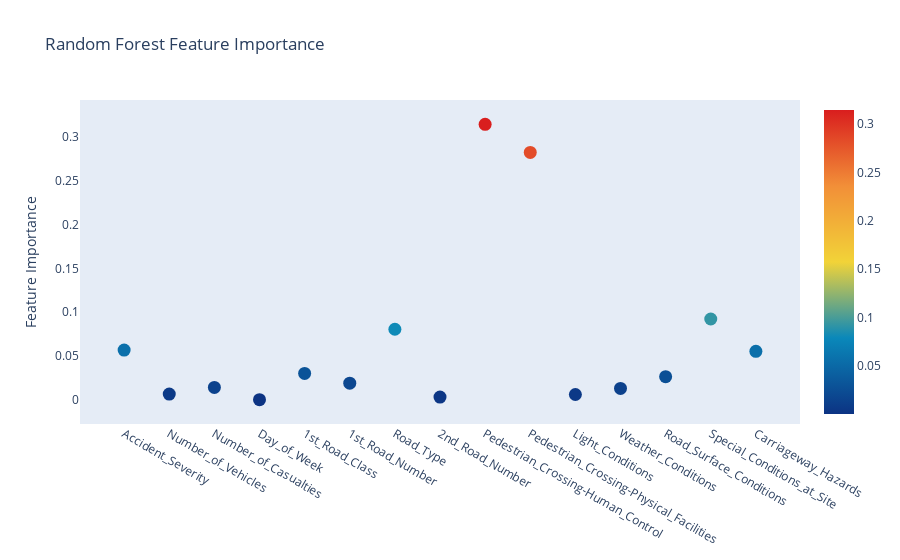

The notebook cell this image was saved under:
### Code cell
# Scatter plot 
trace = go.Scatter(
    y = rf.feature_importances_,
    x = accidents_model.columns.values,
    mode='markers',
    marker=dict(
        sizemode = 'diameter',
        sizeref = 1,
        size = 13,
        #size= rf.feature_importances_,
        #color = np.random.randn(500), #set color equal to a variable
        color = rf.feature_importances_,
        colorscale='Portland',
        showscale=True
    ),
    text = accidents_model.columns.values
)
data = [trace]

layout= go.Layout(
    autosize= True,
    title= 'Random Forest Feature Importance',
    hovermode= 'closest',
     xaxis= dict(
         ticklen= 5,
         showgrid=False,
        zeroline=False,
        showline=False
     ),
    yaxis=dict(
        title= 'Feature Importance',
        showgrid=False,
        zeroline=False,
        ticklen= 5,
        gridwidth= 2
    ),
    showlegend= False
)
fig = go.Figure(data=data, layout=layout)
py.iplot(fig,filename='scatter2010')

### Figure 1 — Plotly figure (JSON) as saved in the notebook; plotly's stock layout.template omitted (floating-point values rounded to 4 significant figures)
{"data": [{"marker": {"color": [0.0568, 0.006493, 0.01409, 0.0001505, 0.03013, 0.01897, 0.08054, 0.003116, 0.3144, 0.2823, 0.006083, 0.01295, 0.02645, 0.09223, 0.05529], "colorscale": [[0, "rgb(12,51,131)"], [0.25, "rgb(10,136,186)"], [0.5, "rgb(242,211,56)"], [0.75, "rgb(242,143,56)"], [1, "rgb(217,30,30)"]], "showscale": true, "size": 13, "sizemode": "diameter", "sizeref": 1}, "mode": "markers", "text": ["Accident_Severity", "Number_of_Vehicles", "Number_of_Casualties", "Day_of_Week", "1st_Road_Class", "1st_Road_Number", "Road_Type", "2nd_Road_Number", "Pedestrian_Crossing-Human_Control", "Pedestrian_Crossing-Physical_Facilities", "Light_Conditions", "Weather_Conditions", "Road_Surface_Conditions", "Special_Conditions_at_Site", "Carriageway_Hazards", "Did_Police_Officer_Attend_Scene_of_Accident"], "type": "scatter", "x": ["Accident_Severity", "Number_of_Vehicles", "Number_of_Casualties", "Day_of_Week", "1st_Road_Class", "1st_Road_Number", "Road_Type", "2nd_Road_Number", "Pedestrian_Crossing-Human_Control", "Pedestrian_Crossing-Physical_Facilities", "Light_Conditions", "Weather_Conditions", "Road_Surface_Conditions", "Special_Conditions_at_Site", "Carriageway_Hazards", "Did_Police_Officer_Attend_Scene_of_Accident"], "y": [0.0568, 0.006493, 0.01409, 0.0001505, 0.03013, 0.01897, 0.08054, 0.003116, 0.3144, 0.2823, 0.006083, 0.01295, 0.02645, 0.09223, 0.05529]}], "layout": {"autosize": true, "hovermode": "closest", "showlegend": false, "title": {"text": "Random Forest Feature Importance"}, "xaxis": {"showgrid": false, "showline": false, "ticklen": 5, "zeroline": false}, "yaxis": {"gridwidth": 2, "showgrid": false, "ticklen": 5, "title": {"text": "Feature Importance"}, "zeroline": false}}}
